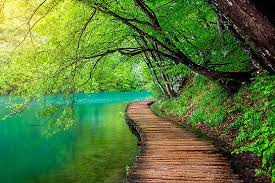
#> input picture Goruntu_isleme/Ödev1/image.jpg, 275 x 183 px
$ python 'görüntü_işleme_ödev.py'
#> lines starting #> are read from the running program, lines starting #| are printed output that depends on the picture
import cv2
import matplotlib.pyplot as plt

# Görüntüyü yükle
image = cv2.imread('image.jpg', 0) # tek kanal gri görüntü
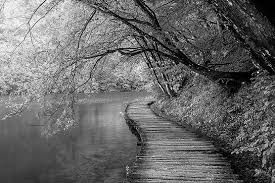
#> image: shape (183, 275); min 0, max 255, mean 104.8

# Histogram için 256 elemanlı bir liste oluştur (8 BİT FOTOĞRAF)
histogram = [0] * 256

# Görüntünün histogramı hesapla
for row in image:
    for pixel_value in row:
        histogram[pixel_value] += 1
#> after the loop, histogram = 256 values, max 549 at index 0, min 3 at index 248, mean 196.6

# Histogramı görselleştir
plt.bar(range(256), histogram, color='gray', alpha=0.7)
plt.title('Görüntü Histogramı')
plt.xlabel('Piksel Değeri')
plt.ylabel('Piksel Sayısı')
cv2.imshow(" ",image) # resmi gösterir
plt.show()
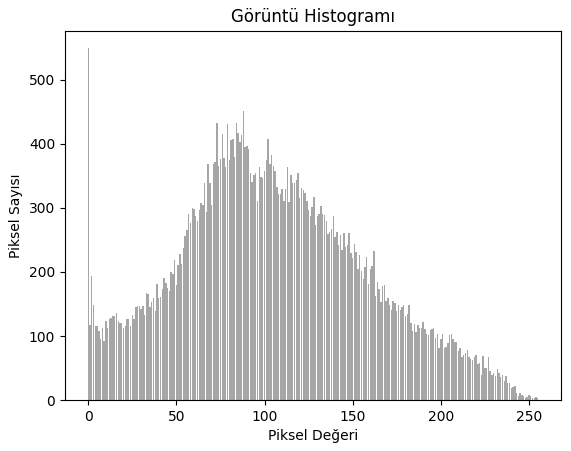
#> figure drawn by matplotlib, 1 panel; tallest bar 549 high, from x = -0.4 to 0.4

# GÖRÜNTÜNÜN HİSTOGRAMI

# Bu örnekte, her bir pikselin değerini alarak, histogram adlı 256 elemanlı bir liste içinde ilgili değerin sıklığını arttırıyoruz.
# Daha sonra, Matplotlib kütüphanesini kullanarak bu histogramı görselleştiriyoruz.
